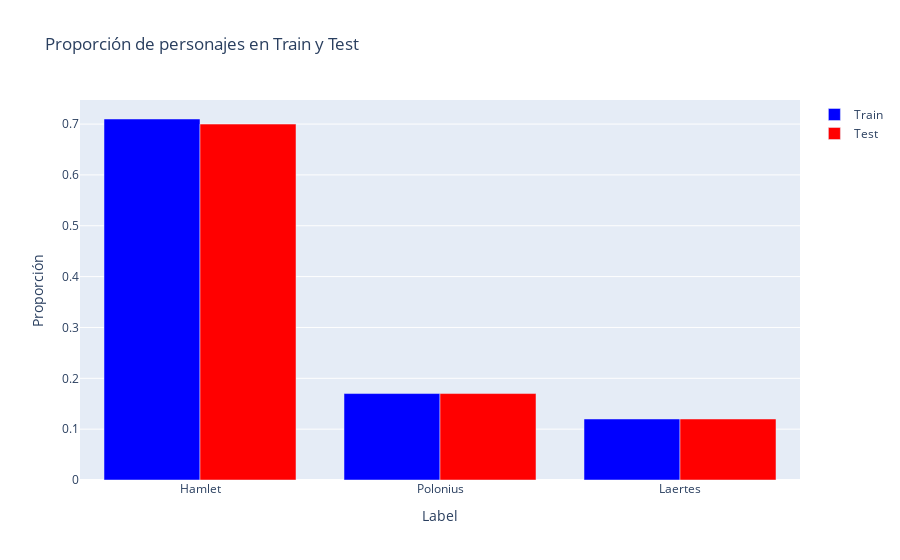

The code cell stored with this chart in its notebook:
### Code cell
# Contamos la cantidad de párrafos para cada personaje en train y luego en test
train_percentages = round(pd.Series(y_train).value_counts()/len(y_train),2)
test_percentages = round(pd.Series(y_test).value_counts()/len(y_test),2)

# Graficar ambos porcentajes en una barchart dentro del mismo gráfico con distintos colores usando plotly
fig = go.Figure()

fig.add_trace(go.Bar(
    x=train_percentages.index,
    y=train_percentages.values,
    name='Train',
    marker_color='blue'
))

fig.add_trace(go.Bar(
    x=test_percentages.index,
    y=test_percentages.values,
    name='Test',
    marker_color='red'
))

# Añadir título y actualizar layout
fig.update_layout(
    title='Proporción de personajes en Train y Test',
    xaxis_title='Label',
    yaxis_title='Proporción',
    barmode='group'
)

fig.show()

### Figure 1 — Plotly figure (JSON) as saved in the notebook; plotly's stock layout.template omitted (floating-point values rounded to 4 significant figures)
{"data": [{"marker": {"color": "blue"}, "name": "Train", "type": "bar", "x": ["Hamlet", "Polonius", "Laertes"], "y": [0.71, 0.17, 0.12]}, {"marker": {"color": "red"}, "name": "Test", "type": "bar", "x": ["Hamlet", "Polonius", "Laertes"], "y": [0.7, 0.17, 0.12]}], "layout": {"barmode": "group", "title": {"text": "Proporción de personajes en Train y Test"}, "xaxis": {"title": {"text": "Label"}}, "yaxis": {"title": {"text": "Proporción"}}}}
